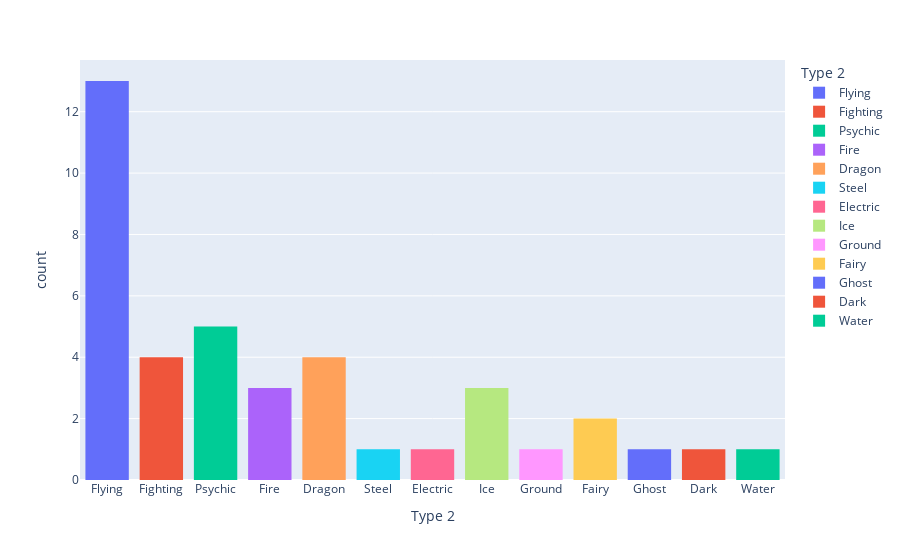

The notebook cell saved with this chart:
### Code cell
fig = px.histogram(Legendary.dropna(), x="Type 2", color='Type 2', nbins=10)
fig.show()

### Figure 1 — Plotly figure (JSON) as saved in the notebook; plotly's stock layout.template omitted (floating-point values rounded to 4 significant figures)
{"data": [{"alignmentgroup": "True", "bingroup": "x", "hovertemplate": "Type 2=%{x}<br>count=%{y}<extra></extra>", "legendgroup": "Flying", "marker": {"color": "#636efa"}, "name": "Flying", "nbinsx": 10, "offsetgroup": "Flying", "orientation": "v", "showlegend": true, "type": "histogram", "x": ["Flying", "Flying", "Flying", "Flying", "Flying", "Flying", "Flying", "Flying", "Flying", "Flying", "Flying", "Flying", "Flying"], "xaxis": "x", "yaxis": "y"}, {"alignmentgroup": "True", "bingroup": "x", "hovertemplate": "Type 2=%{x}<br>count=%{y}<extra></extra>", "legendgroup": "Fighting", "marker": {"color": "#EF553B"}, "name": "Fighting", "nbinsx": 10, "offsetgroup": "Fighting", "orientation": "v", "showlegend": true, "type": "histogram", "x": ["Fighting", "Fighting", "Fighting", "Fighting"], "xaxis": "x", "yaxis": "y"}, {"alignmentgroup": "True", "bingroup": "x", "hovertemplate": "Type 2=%{x}<br>count=%{y}<extra></extra>", "legendgroup": "Psychic", "marker": {"color": "#00cc96"}, "name": "Psychic", "nbinsx": 10, "offsetgroup": "Psychic", "orientation": "v", "showlegend": true, "type": "histogram", "x": ["Psychic", "Psychic", "Psychic", "Psychic", "Psychic"], "xaxis": "x", "yaxis": "y"}, {"alignmentgroup": "True", "bingroup": "x", "hovertemplate": "Type 2=%{x}<br>count=%{y}<extra></extra>", "legendgroup": "Fire", "marker": {"color": "#ab63fa"}, "name": "Fire", "nbinsx": 10, "offsetgroup": "Fire", "orientation": "v", "showlegend": true, "type": "histogram", "x": ["Fire", "Fire", "Fire"], "xaxis": "x", "yaxis": "y"}, {"alignmentgroup": "True", "bingroup": "x", "hovertemplate": "Type 2=%{x}<br>count=%{y}<extra></extra>", "legendgroup": "Dragon", "marker": {"color": "#FFA15A"}, "name": "Dragon", "nbinsx": 10, "offsetgroup": "Dragon", "orientation": "v", "showlegend": true, "type": "histogram", "x": ["Dragon", "Dragon", "Dragon", "Dragon"], "xaxis": "x", "yaxis": "y"}, {"alignmentgroup": "True", "bingroup": "x", "hovertemplate": "Type 2=%{x}<br>count=%{y}<extra></extra>", "legendgroup": "Steel", "marker": {"color": "#19d3f3"}, "name": "Steel", "nbinsx": 10, "offsetgroup": "Steel", "orientation": "v", "showlegend": true, "type": "histogram", "x": ["Steel"], "xaxis": "x", "yaxis": "y"}, {"alignmentgroup": "True", "bingroup": "x", "hovertemplate": "Type 2=%{x}<br>count=%{y}<extra></extra>", "legendgroup": "Electric", "marker": {"color": "#FF6692"}, "name": "Electric", "nbinsx": 10, "offsetgroup": "Electric", "orientation": "v", "showlegend": true, "type": "histogram", "x": ["Electric"], "xaxis": "x", "yaxis": "y"}, {"alignmentgroup": "True", "bingroup": "x", "hovertemplate": "Type 2=%{x}<br>count=%{y}<extra></extra>", "legendgroup": "Ice", "marker": {"color": "#B6E880"}, "name": "Ice", "nbinsx": 10, "offsetgroup": "Ice", "orientation": "v", "showlegend": true, "type": "histogram", "x": ["Ice", "Ice", "Ice"], "xaxis": "x", "yaxis": "y"}, {"alignmentgroup": "True", "bingroup": "x", "hovertemplate": "Type 2=%{x}<br>count=%{y}<extra></extra>", "legendgroup": "Ground", "marker": {"color": "#FF97FF"}, "name": "Ground", "nbinsx": 10, "offsetgroup": "Ground", "orientation": "v", "showlegend": true, "type": "histogram", "x": ["Ground"], "xaxis": "x", "yaxis": "y"}, {"alignmentgroup": "True", "bingroup": "x", "hovertemplate": "Type 2=%{x}<br>count=%{y}<extra></extra>", "legendgroup": "Fairy", "marker": {"color": "#FECB52"}, "name": "Fairy", "nbinsx": 10, "offsetgroup": "Fairy", "orientation": "v", "showlegend": true, "type": "histogram", "x": ["Fairy", "Fairy"], "xaxis": "x", "yaxis": "y"}, {"alignmentgroup": "True", "bingroup": "x", "hovertemplate": "Type 2=%{x}<br>count=%{y}<extra></extra>", "legendgroup": "Ghost", "marker": {"color": "#636efa"}, "name": "Ghost", "nbinsx": 10, "offsetgroup": "Ghost", "orientation": "v", "showlegend": true, "type": "histogram", "x": ["Ghost"], "xaxis": "x", "yaxis": "y"}, {"alignmentgroup": "True", "bingroup": "x", "hovertemplate": "Type 2=%{x}<br>count=%{y}<extra></extra>", "legendgroup": "Dark", "marker": {"color": "#EF553B"}, "name": "Dark", "nbinsx": 10, "offsetgroup": "Dark", "orientation": "v", "showlegend": true, "type": "histogram", "x": ["Dark"], "xaxis": "x", "yaxis": "y"}, {"alignmentgroup": "True", "bingroup": "x", "hovertemplate": "Type 2=%{x}<br>count=%{y}<extra></extra>", "legendgroup": "Water", "marker": {"color": "#00cc96"}, "name": "Water", "nbinsx": 10, "offsetgroup": "Water", "orientation": "v", "showlegend": true, "type": "histogram", "x": ["Water"], "xaxis": "x", "yaxis": "y"}], "layout": {"barmode": "relative", "legend": {"title": {"text": "Type 2"}, "tracegroupgap": 0}, "margin": {"t": 60}, "xaxis": {"anchor": "y", "categoryarray": ["Flying", "Fighting", "Psychic", "Fire", "Dragon", "Steel", "Electric", "Ice", "Ground", "Fairy", "Ghost", "Dark", "Water"], "categoryorder": "array", "domain": [0, 1], "title": {"text": "Type 2"}}, "yaxis": {"anchor": "x", "domain": [0, 1], "title": {"text": "count"}}}}
